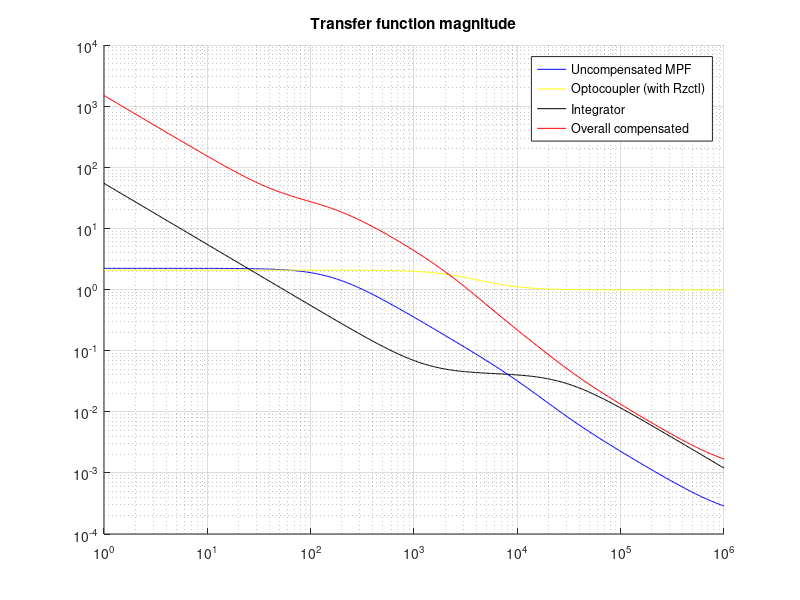
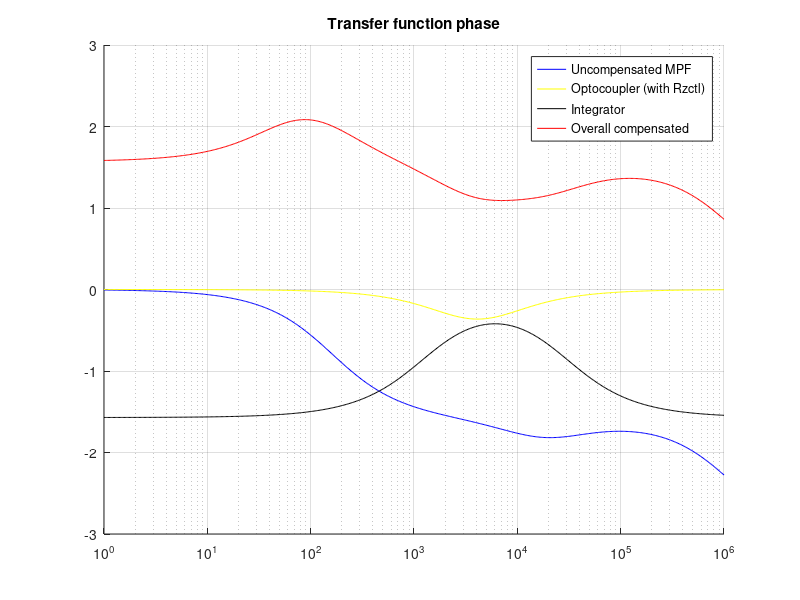

Here is the MATLAB script that generated these plots, in order:
%% chosen component values from E48 series if possible

close all
clc
clear
% Input characteristics
Vinmin=36
Vinmax=57

% Nominal and maximum output characteristics
Voutnom=3.3
Ioutmax=0.25

% maximum output ripple 2 %
Vr=Voutnom*0.02

% Bias voltage
Vc=12
% Controller bias power
Pbiasmax=12*1.2e-3;

% DC output power
Pdcoutmax=Voutnom*Ioutmax;
% Flyback max output power
Poutmax=Pdcoutmax+Pbiasmax;
Rlmin=Voutnom/Ioutmax;
% Min output current/power = 0 (=> DCM)

Mvdcmin=Voutnom/Vinmax;
Mvdcmax=Voutnom/Vinmin;
% target efficiency
etaFB=0.85
% assumed duty cycle at CCM/DCM boundary
Dbmax=0.3

Npsmin=etaFB*Dbmax/((1-Dbmax)*Mvdcmax);
% => 3.9740
% Chosen primary:secondary winding relationship
% (1-10):(2-9):(3-8):(5-4) 1:2.5:0.75:7.5
%  5 V    AUX   3.3   In
Nps=10

%target PWM frequency
freqnom=2e5

% resistor for selecting frequency in control circuit
Rfrs=17250/200;
% => 86.25
Rfrs=86.6e3

% Maximum magnetizing inductance for DCM
Lmmax=Nps^2*Rlmin*(1-Dbmax)^2/(2*freqnom)
% => 0.0016170
% matching PoE trafo: Epcos EFD 15 B
% Chosen input winding inductance
Lp=100e-6

% actual min duty cycle
Dmin=Mvdcmin*sqrt(2*freqnom*Lp/(etaFB*Rlmin))
% actual max duty cycle
Dmax=Mvdcmax*sqrt(2*freqnom*Lp/(etaFB*Rlmin))

% diLmmax for DCM(?)
diLmmax=Nps*Voutnom*(1-Dmin)/(freqnom*Lp)
%Idcfbmax=Poutmax/(Vinmin*etaFB)
%Ipristep=Idcfbmax/Dmax
%Iprimpeak=Ipristep*2

% Maximum device stresses
Ismmax=Dmin*Vinmax/(freqnom*Lp)
Idmmax=Nps*Ismmax
Vdmmax=Vinmax/Nps+Voutnom
% Maximum switch voltage without leakage spike
Vsmmax=Vinmax+Nps*Voutnom

% Voltage spike at transistor turnoff
% trafo leakage inductance (max)
Ll=3e-6;
% trafo primary winding resistance (max)
Rp=0.05;
% trafo secondary winding resistance (max)
Rs=0.43;
% trafo stray input capacitance (estimated)
Cp=10e-12;

% transistor output capacitonce (Vgs=0, Vds=25)
Coss=27e-12;

omegao=1/sqrt(Ll*(Coss+Cp));
freqring=omegao/(2*pi)
% characteristic impedance of ringing (input) circuit
Zo=sqrt(Ll/(Coss+Cp))
Vspike=Ismmax*Zo
Vsmmax=Vinmax+Nps*Voutnom+Vspike

% ringing power loss
Pring=freqnom*Ll*Ismmax^2/2;


% Power losses
% PMEG2015EPK diode characteristics
Vf=0.42;
Pvf=Vf*Ioutmax;
% conduction power loss (and Vf loss?)
Pf=0.25; % approx @ 1A

% IRLML0100TRPBF transistor characteristics
Qg=2.5e-9;
Rds=235e-3; % max at Vgs=4.5 V


% input RCD snubber network
% limit Vspike to < 15 V
Csn=(Vspike/5)^2*(Coss+Cp);
% =>  1.1647e-08, choose Csn=15 nF
Csn=15e-9
% Rsn for timeconstant 200 times switching freq
Rsn=200/(freqnom*Csn);
% => 6.6667e+04, choose Rsn=64.9 k
Rsn=64.9e3


% input filter capacitance, target Vin ripple 1 V
Vinripple=1;
Cinmin=diLmmax*Dmax/(freqnom*Vinripple)
% => 1.2718e-06, choose Cin=2.2 uF low ESR (X7R)

% Output filter capacitors
% assuming rc=20mOhm
rc=20e-3;
Vrcpp=rc*Idmmax;
Vcpp=Vr-Vrcpp;
Coutmin=Dmax*Voutnom/(freqnom*Rlmin*Vcpp)

% max transistor conduction loss
Prdsmax=2*Rds*Dmax*Voutnom^2/(3*freqnom*Lp*Rlmin);
% switching loss
Pswmin=freqnom*Coss*Vinmin^2;
Pswmax=freqnom*Coss*Vinmax^2;
Pfetmin=Prdsmax+Pswmin/2;
Pfetmax=Prdsmax+Pswmax/2;

Prt1max=2*Rp*Dmax*Voutnom^2/(3*freqnom*Lp*Rlmin);
Prt1=2*Rp*Dmin*Voutnom^2/(3*freqnom*Lp*Rlmin);
Prt2=2*Nps*Rs*Voutnom^2/(3*Rlmin)*sqrt(2/(freqnom*Lp*Rlmin));

% Current sense resistor
Vcsmax=0.55;
Rcs=Vcsmax/Ismmax;
% =>  1.7654
Rcs=1.8

Cize=1e-9;
% estimate Rize at 1kHz
Rize=1/(2*pi*Cize*1e3)
% => 1.5915e+05
% Rfbu chosen to be close to Rize
Rfbu=162e3
% TLV431 ref voltage
Vref=1.24;
Rfbl=Vref*Rfbu/(Voutnom-Vref)
% => 9.7515e+04, choose to match standard series
Rfbl=95.3e3

% Op-amp CTR@2ma
CTR=0.85;
Vledopto=1.1;
Iledopto=2e-3;
Vledoptok=Vref+150e-3;
Rob=(Voutnom-Vledopto-Vledoptok)/Iledopto;
% => 405, choose Rob=402
Rob=402

Vzdcmax=1.7;
Vctlmax=Vzdcmax+2*Vcsmax;
Vctlnom=(Vzdcmax+Vctlmax)/2;
Vb=5;
Rctl=(Vb-Vzdcmax)/(Iledopto*CTR)
% => 1941, choose Rctl=2k
Rctl=1.96e3

f=logspace(0,6,500);

% desired loop crossover frequency F0=5.5e3 Hz
F0=5.5e3

% TPS23757 internal CTL to PWM divider
Kctl=2;

% current sense resistor voltage slope
Sn=Vinmin*Rcs/Lp; % [V/s]
% TPS23757 internal slope peak value
Vslope=155e-3;
Se=Vslope*freqnom/Dmin; % [V/s]
% output filter capacitance and ESR
Cof=150e-6
ESRCof=45e-3;

M=Nps*Voutnom/Vinmin;
% power stage pole 1
omegap1=2/(Rlmin*Cof);
fp1=omegap1/(2*pi)
% power stage pole 2
omegap2=2*freqnom*(1/(1+1/M))^2;
fp2=omegap2/(2*pi)
% power stage zero 1
omegaz1=1/(ESRCof*Cof); % LHPZ
fz1=omegaz1/(2*pi)
% power stage zero 2
omegaz2=Nps^2*Rlmin/(M*(1+M)*Lp);
fz2=omegaz2/(2*pi)

Gfb=1/Kctl;
Go=Vinmin*Gfb*sqrt(freqnom*Rlmin/(2*Lp))*1/(Sn+Se);

function MPF=MPF(omega, Go, omegaz1, omegaz2, omegap1, omegap2)
    MPF=Go.*(1+i.*omega./omegaz1).*(1-i.*omega./omegaz2) ...
        ./((1+i.*omega./omegap1).*(1+i.*omega./omegap2));
end

mpfdata=MPF(2*pi.*f, Go, omegaz1, omegaz2, omegap1, omegap2);
absfigh=figure;
hold on
loglog(f, abs(mpfdata), "b;Uncompensated MPF;")
grid on
title "Transfer function magnitude"
argfigh=figure;
hold on
semilogx(f, arg(mpfdata), "b;Uncompensated MPF;")
grid on
title "Transfer function phase"


% Cctl as parameter since that is the unknown
% for simplified transfer function OPTOs set Rzctl = 0
function OPTO=OPTO(omega, Cctl, Rctl, Rzctl, Rob, CTR, Kctl)
    OPTO=Rctl/Rob*CTR.*(1+i.*omega.*Rzctl.*Cctl)./ ...
        (1+i.*omega.*(Rctl+Rzctl).*Cctl).*1/Kctl;
end

Rload=Rlmin;

% Cctl selected to be sufficiently below 1 at F0. Assuming simple
% integrator with no midband gain (Riz=0). Target an initial
% abs(Gmo(2*pi*F0))>0.5-0.8 to estimate Cctl. Cctl must be limited
% to 47 nF or less. Choose abs(Gmo(2*pi*F0))=0.75
absGmotarget=0.75
%absGmo=1.6
Cctl=sqrt(1-(Rctl/Rob*CTR/Kctl* ...
             abs(MPF(2*pi*F0, Go, omegaz1, omegaz2, omegap1, omegap2))/absGmotarget)^2)/ ...
     (2*pi*F0*Rctl)

Cctl=min(47e-9, Cctl);

decades=[1.0 1.2 1.5 1.8 2.2 2.7 3.3 3.9 4.7 5.6 6.8 8.2 10 12 15 18 22 27 33 39 47].*1e-9;
[tmp index] = min(abs(decades-Cctl));
printf("Chosen Cctl within decade boundaries: ")
Cctl=decades(index)

% optodata=OPTO(2*pi.*f, Cctl, Rctl, 0, Rob, CTR, Kctl);
% figure(absfigh)
% loglog(f, abs(optodata), "g;Optocoupler (simple);")
% figure(argfigh)
% semilogx(f, arg(optodata), "g;Optocoupler (simple);")


% For lower output power and voltage designs, a resistor in series
% with CCTL can provide phase boost for
% stability. Target RZCTL ~ RCTL /10).
%Rzctl=249
Rzctl=1780


optodata=OPTO(2*pi.*f, Cctl, Rctl, Rzctl, Rob, CTR, Kctl);
figure(absfigh)
loglog(f, abs(optodata), "y;Optocoupler (with Rzctl);")
figure(argfigh)
semilogx(f, arg(optodata), "y;Optocoupler (with Rzctl);")


% gmodata=abs(MPF(2*pi*f, Go, omegaz1, omegaz2, omegap1, omegap2)).*...
%         OPTO(2*pi.*f, Cctl, Rctl, Rzctl, Rob, CTR, Kctl);
% figure(absfigh)
% loglog(f, abs(gmodata), "c;Gmo;")
% figure(argfigh)
% semilogx(f, arg(gmodata), "c;Gmo;")

absGmoF0=abs(MPF(2*pi*F0, Go, omegaz1, omegaz2, omegap1, omegap2)) ...
         *abs(OPTO(2*pi.*F0, Cctl, Rctl, Rzctl, Rob, CTR, Kctl))

% overall transfer function unity at selected crossover yields Riz
Riz=Rfbu*(1/absGmoF0-1)
Riz=6.81e3
% choose Ciz for a zero 4-5 times below crossover frequency
Ciz=4/(2*pi*Riz*F0)
% => 1.6997e-08
Ciz=18e-9
% Cip for a pole at 10 times F0
Cip=1/(10*pi*Riz*F0)
%=>  8.4985e-10
Cip=820e-12
% integrator stage transfer function
function INT=INT(omega, Riz, Rfbu, Ciz, Cip)
    INT=Riz/Rfbu.*(1+1./(i.*omega.*Riz.*Ciz))./(1+i.*omega.*Riz.*Cip);
end

intdata=INT(2*pi.*f, Riz, Rfbu, Ciz, Cip);
figure(absfigh)
loglog(f, abs(intdata), "k;Integrator;")
figure(argfigh)
semilogx(f, arg(intdata), "k;Integrator;")

% overall flyback transfer function
function FB=FB(omega, Rload, omegaz1, omegaz2, omegap1, omegap2, Cctl, Rctl, Rzctl, Rob, ...
               CTR, Kctl, Riz, Rfbu, Ciz, Cip)
    FB=-MPF(omega, Rload, omegaz1, omegaz2, omegap1, omegap2).* ...
       OPTO(omega, Cctl, Rctl, Rzctl, Rob, CTR, Kctl).* ...
       (INT(omega, Riz, Rfbu, Ciz, Cip)+1);
end

fbdata=FB(2*pi.*f, Rload, omegaz1, omegaz2, omegap1, omegap2, Cctl, Rctl, Rzctl, Rob, CTR, ...
          Kctl, Riz, Rfbu, Ciz, Cip);


% adjusted F0
[tmp index] = min(abs(20*log10(abs(fbdata))-1));
F0=f(index)
FBf0=FB(2*pi.*F0, Rload, omegaz1, omegaz2, omegap1, omegap2, Cctl, Rctl, Rzctl, Rob, CTR, ...
        Kctl, Riz, Rfbu, Ciz, Cip)
phasemargin=arg(FBf0)*180/pi
gainF0=20*log10(abs(FBf0))

figure(absfigh)
loglog(f, abs(fbdata), "r;Overall compensated;")
figure(argfigh)
semilogx(f, arg(fbdata), "r;Overall compensated;")

%%%
% adapter presence optocoupler
Rapb=(12-1.2)/20e-3
% => 540, choose Rapb=590
Rapb_out=(3.3-0.1)/1e-3
% => 3200, choose Rapb_out=3320

%% FIXME: calculate final eta!

Qgate=6e-9;
Pgate=Vc*freqnom*Qgate;
Pdrive=Pgate;
Idrive=Pdrive/Vc
Itotal=Idrive+0.92e-3
Tstartup=4e-3;
Vcuvh=6.5;
Cvcmin=Tstartup*Itotal/Vcuvh
Cvc=10e-6+0.22e-6
Vcuv=15;
Ivcbootstrap=4e-3;
Tbootstrap=Cvc*Vcuv/Ivcbootstrap
Trecharge=Cvc*Vcuvh/Ivcbootstrap
Tdischarge=Cvc*Vcuvh/Itotal
Dfaulty=Tdischarge/(Tdischarge+Trecharge)
Fhiccup=1/(Tdischarge+Trecharge)
